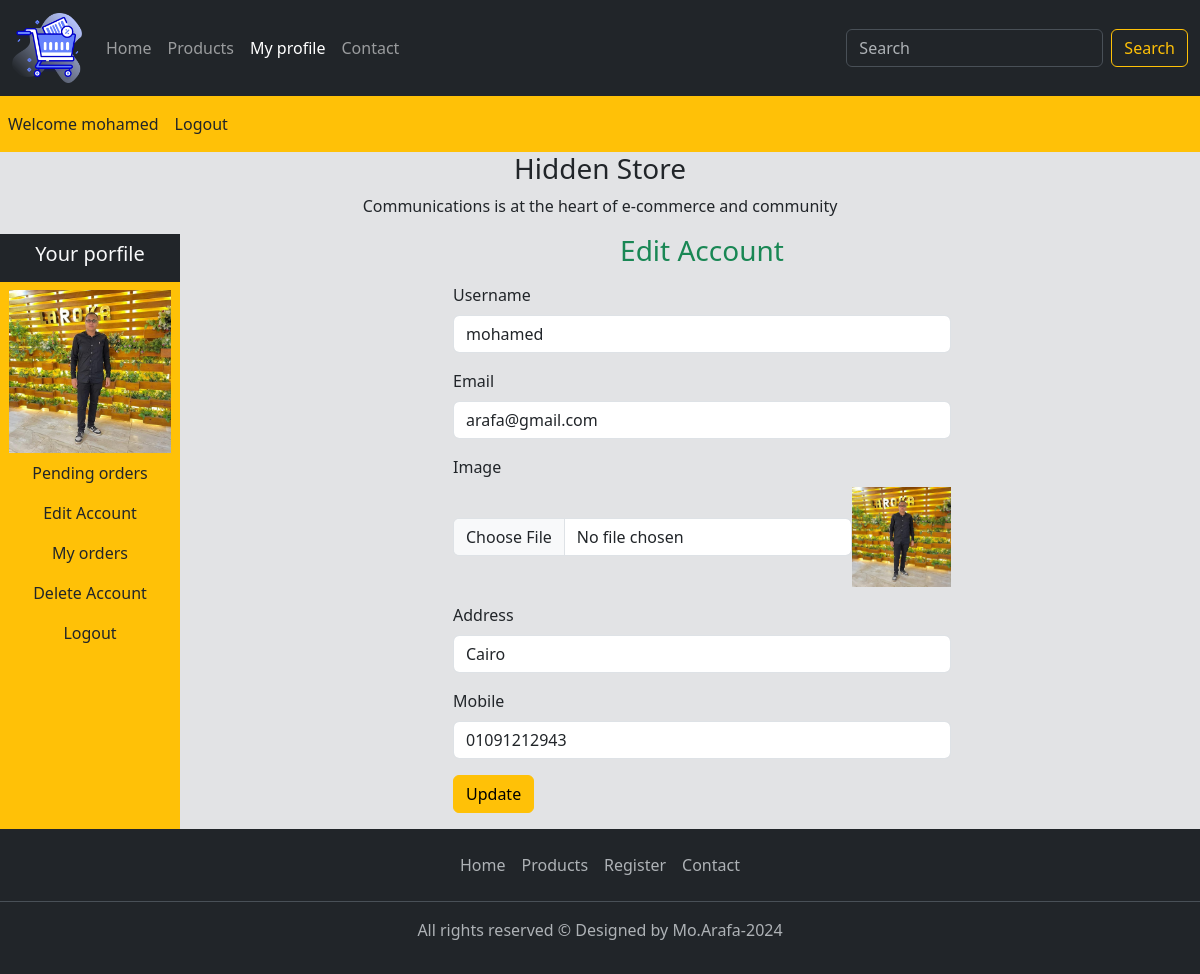
Page /users_area/profile.php?edit_account (signed in) on the committed database.
### tables this page shows
CREATE TABLE `user_table` (
  `user_id` int(11) NOT NULL,
  `username` varchar(100) NOT NULL,
  `user_email` varchar(100) NOT NULL,
  `user_password` varchar(255) NOT NULL,
  `user_image` varchar(255) NOT NULL,
  `user_ip` varchar(100) NOT NULL,
  `user_address` varchar(255) NOT NULL,
  `user_mobile` varchar(20) NOT NULL
);

### users_area/edit_account.php (the view, shortened to what this page needs)
<?php
if (isset($_GET['edit_account'])) {
    $username = $_SESSION['username'];
    $user_data = "SELECT * FROM `user_table` WHERE username='$username'";
    $user_data = mysqli_query($conn, $user_data);
    $row_data = mysqli_fetch_assoc($user_data);
    $username = $row_data['username'];
    $user_email = $row_data['user_email'];
    $user_address = $row_data['user_address'];
    $user_mobile = $row_data['user_mobile'];
}
?>
<!DOCTYPE html>
<html lang="en">
<head>
</head>
<body>
    <h3 class="text-center text-success mb-3">Edit Account</h3>
    <form action="" method="post" enctype="multipart/form-data">
        <div class="form-outline mb-3 w-50 mx-auto">
            <label for="username" class="form-label">Username</label>
            <input type="text" class="form-control" placeholder="Enter your name" value="<?= $username ?>" id="username"
                name="username" required>
        </div>
        <div class="form-outline mb-3 w-50 mx-auto">
            <label for="user_email" class="form-label">Email</label>
            <input type="email" class="form-control" placeholder="Enter your email" value="<?= $user_email ?>"
                id="user_email" name="user_email" required>
        </div>
        <div class="form-outline mb-3 w-50 mx-auto">
            <label for="user_image" class="form-label">Image</label>
            <div class="d-flex">
                <input type="file" class="form-control m-auto" id="user_image" name="user_image" required>
                <img src="./user_images/<?= $user_image ?>" class="edit_img" alt="">
            </div>
        </div>
        <div class="form-outline mb-3 w-50 mx-auto">
            <label for="user_address" class="form-label">Address</label>
            <input type="text" class="form-control" placeholder="Enter your address" value="<?= $user_address ?>"
                id="user_address" name="user_address" required></i>
        </div>
        <div class="form-outline mb-3 w-50 mx-auto">
            <label for="user_mobile" class="form-label">Mobile</label>
            <input type="text" class="form-control" placeholder="Enter your mobile" id="user_mobile"
                value="<?= $user_mobile ?>" name="user_mobile" required>
        </div>
        <div class=" mb-3 w-50 mx-auto">
            <input type="submit" class="btn btn-warning" value="Update" name="user_update">
        </div>
    </form>
</body>
</html>

### users_area/profile.php (shortened to what this page needs)
<?php
include("../functions/common_function.php");
?>
<!DOCTYPE html>
<html lang="en">
<head>
    <link rel="stylesheet" href="../css/bootstrap.min.css">
    <link rel="stylesheet" href="https://cdnjs.cloudflare.com/ajax/libs/font-awesome/6.6.0/css/all.min.css"
 />
</head>
<body class="bg-secondary-subtle">
    <div class="container-fluid p-0">
        <nav class="navbar navbar-expand-lg bg-dark" data-bs-theme="dark">
            <div class="container-fluid">
                <a class="navbar-brand" href="../index.php"><img src="../images/shopping-cart.png" alt="logo"
                        style="width:70px;"></a>
                <div class="collapse navbar-collapse" id="navbarSupportedContent">
                    <ul class="navbar-nav me-auto mb-2 mb-lg-0">
                        <li class="nav-item">
                            <a class="nav-link" aria-current="page" href="../index.php">Home</a>
                        </li>
                        <li class="nav-item">
                            <a class="nav-link" href="../display_all.php">Products</a>
                        </li>
                        <li class="nav-item">
                            <a class="nav-link active" href="./profile.php">My profile</a>
                        </li>
                        <li class="nav-item">
                            <a class="nav-link" href="#">Contact</a>
                        </li>
                    </ul>
                    <form class="d-flex" action="../search_product.php" method="get" role="search">
                        <input class="form-control me-2" type="search" placeholder="Search" name="search_data"
                            aria-label="Search">
                        <input type="submit" class="btn btn-outline-warning" name="search_data_product" value="Search">
                    </form>
                </div>
            </div>
        </nav>
        <nav class="navbar navbar-expand-lg navbar-dark bg-warning">
            <ul class="navbar-nav me-auto">
                <?php
                if (!isset($_SESSION['username'])) {
                    echo "<li class='nav-item'>
                    <a class='nav-link text-dark' href='#'>Welcome Guest</a>";
                } else {
                    echo "
                    <li class='nav-item'>
                    <a class='nav-link text-dark' href='#'>Welcome " . $_SESSION['username'] . "</a>
                </li>";
                }
                if (!isset($_SESSION['username'])) {
                    echo "<li class='nav-item'>
                    <a class='nav-link text-dark' href='./user_Login.php'>Login</a>";
                } else {
                    echo "
                    <li class='nav-item'>
                    <a class='nav-link text-dark' href='./logout.php'>Logout</a>
                </li>";
                } ?>
            </ul>
        </nav>
        <div>
            <h3 class="text-center">Hidden Store</h3>
            <p class="text-center">Communications is at the heart of e-commerce and
                community</p>
        </div>
        <div class="row">
            <div class="col-md-2">
                <ul class="navbar-nav navbar-dark bg-warning text-center" style="height: 100%;">
                    <li class="nav-item  bg-dark">
                        <a href="#" class="nav-link  text-light">
                            <h5>Your porfile</h5>
                        </a>
                    </li>
                    <?php
                    $username = $_SESSION['username'];
                    $user_image = "SELECT * FROM `user_table` WHERE username='$username'";
                    $user_image = mysqli_query($conn, $user_image);
                    $row_image = mysqli_fetch_assoc($user_image);
                    $user_image = $row_image['user_image'];
                    echo "
                    <li class='nav-item pt-2'>
                        <img src='./user_images/$user_image' class='profile_img' alt='$username'>
                    </li>";
                    ?>
                    <li class="nav-item">
                        <a href="profile.php" class="nav-link  text-dark">
                            Pending orders
                        </a>
                    </li>
                    <li class="nav-item">
                        <a href="profile.php?edit_account" class="nav-link  text-dark">
                            Edit Account
                        </a>
                    </li>
                    <li class="nav-item">
                        <a href="profile.php?my_orders" class="nav-link  text-dark">
                            My orders
                        </a>
                    </li>
                    <li class="nav-item">
                        <a href="profile.php?delete_account" class="nav-link  text-dark">
                            Delete Account
                        </a>
                    </li>
                    <li class="nav-item">
                        <a href="logout.php" class="nav-link  text-dark">
                            Logout
                        </a>
                    </li>
                </ul>
            </div>
            <div class="col-md-10">
                <?php get_user_order_details();
                if (isset($_GET['edit_account'])) {
                    include("edit_account.php");
                }
                ?>
            </div>
            <?php include("../includes/footer.php");  ?>
        </div>
</body>
</html>

### users_area/profile.php (style rules this page uses)
body { overflow-x: hidden; }
.edit_img { width: 20%; height: 100px; object-fit: contain; }
.profile_img { width: 90%; margin: auto; display: block; height: 100%; object-fit: contain; }

### rows in the picture
user_table: user_image (picture), username "mohamed", user_email "arafa@gmail.com", user_address "Cairo", user_mobile "01091212943"

### other values in the picture
$_SESSION['username'] "mohamed"
